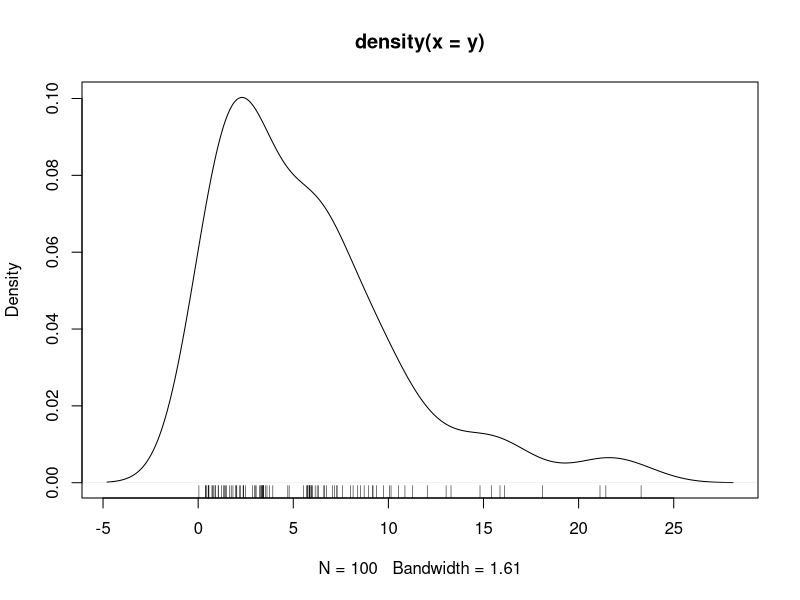
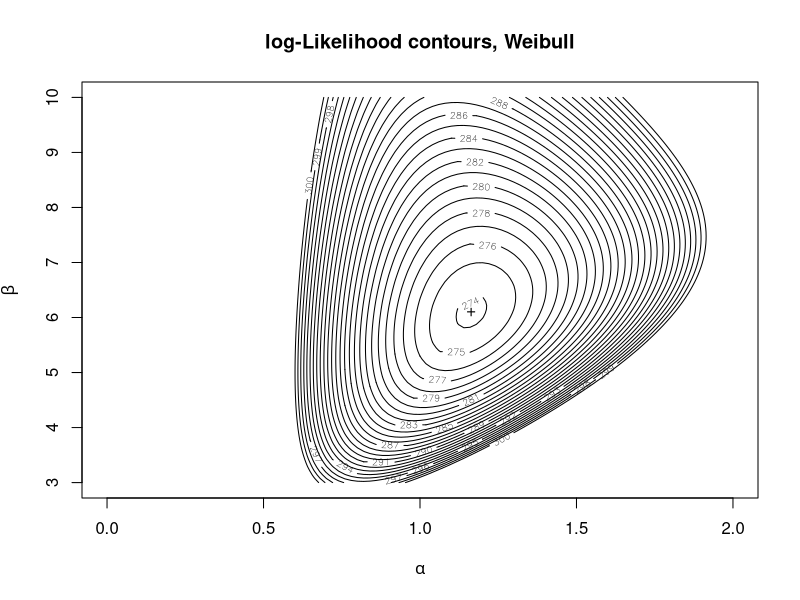
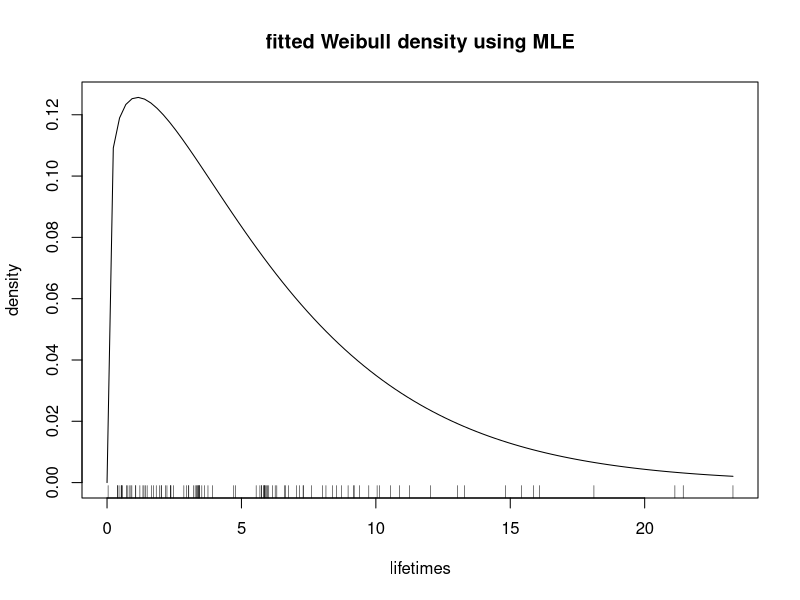
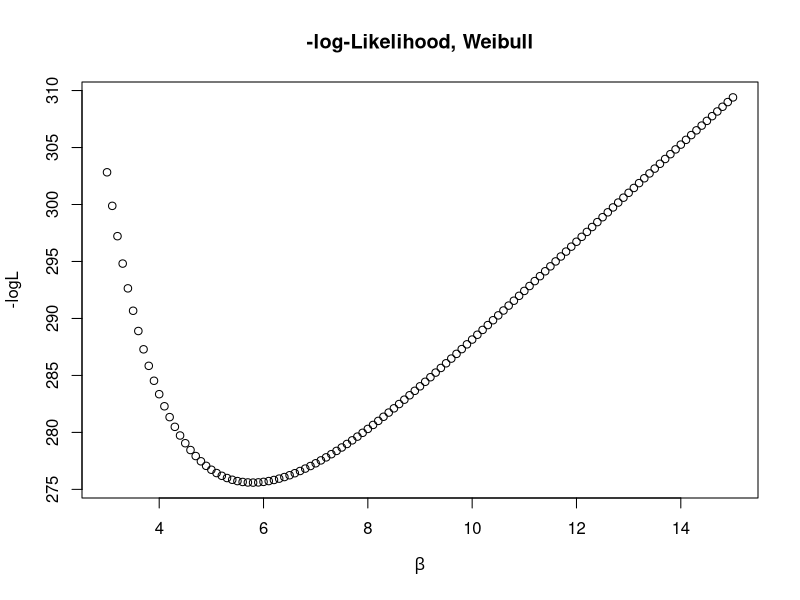

Source code (R) for these figures, in order:
### Maximum Likelihood Estimates for the Weibull Distribution

set.seed(1234)

# simulate the data  RUN THIS PART OF THE CODE ONLY ONCE

alpha = 1   # shape
beta = 5    # scale	

n = 100

y = rweibull(n, alpha, beta)

mean(y);var(y); sd(y)

# plot the simulated data

plot(density(y))
rug(y)

#########################################################################

# evaluate the log Likelihood at two different values of beta

logL.5 = sum(dweibull(y, shape = 1, scale = 5, log = TRUE))
logL.5

logL.7 = sum(dweibull(y, shape = 1, scale = 7, log = TRUE))
logL.7

# minimize -logL

logL = function(x){
      -sum(dweibull(y, shape = x[1], scale = x[2], log = TRUE))
}

y.mle = nlm(logL, c(shape = 1, scale = 5), hessian = TRUE)
y.mle

# Asymptotic variance 

AV = solve(y.mle$hessian); AV 

# contour plot

len = 101

grid = matrix(0.0, nrow = len, ncol = len)
shape.vals = seq(0, 2, len = len)
scale.vals = seq(3, 10, len = len)

for(i in seq(along = shape.vals)){
      for(j in seq(along = scale.vals)){
            grid[i,j] = logL(c(shape.vals[i],scale.vals[j]))
      }
}
contour(shape.vals, scale.vals, grid, levels = 200:300)
points(y.mle$estimate[1],y.mle$estimate[2], pch = "+")
title(main = "log-Likelihood contours, Weibull", xlab = expression(alpha), 
      ylab = expression(beta))

# plot fitted weibull model

plot(function(y) dweibull(y, shape = y.mle$estimate[1], 
      scale = y.mle$estimate[2]), 0, max(y), xlab = "lifetimes", 
      ylab = "density", main = "fitted Weibull density using MLE")
rug(y)

# CI alpha

y.mle$estimate[1]

y.mle$estimate[1] - 1.96*sqrt(AV[1,1]); y.mle$estimate[1] + 1.96*sqrt(AV[1,1])

# CI beta

y.mle$estimate[2]

y.mle$estimate[2] - 1.96*sqrt(AV[2,2]); y.mle$estimate[2] + 1.96*sqrt(AV[2,2])

#########################################################################

# Test H_0: alpha = 1 versus H_1: alpha != 1

# Fix alpha = 1, examine the profile likelihood of beta

# examine the profile log-Likelihood of beta for fixed alpha = 1

profile.logL = function(beta){
      -sum(dweibull(y, shape = 1, scale = beta, log = TRUE))
}

# plot the profile likelihood for beta

scale.index = seq(3,15,0.1)

yy = numeric()

for(i in 1: length(scale.index)) {
      yy[i] = profile.logL(scale.index[i])
}

plot(scale.index, yy, xlab = expression(beta), ylab = "-logL", 
      main = "-log-Likelihood, Weibull")

# minimize -logL

y.mle2 = nlm(profile.logL, c(beta = 4.0), hessian = TRUE)

y.mle2

# CI beta

y.mle2$estimate

y.mle2$estimate - 1.96*sqrt(y.mle2$hessian^-1)
y.mle2$estimate + 1.96*sqrt(y.mle2$hessian^-1)

# Test H_0: beta = 5 versus H_1: beta != 5




